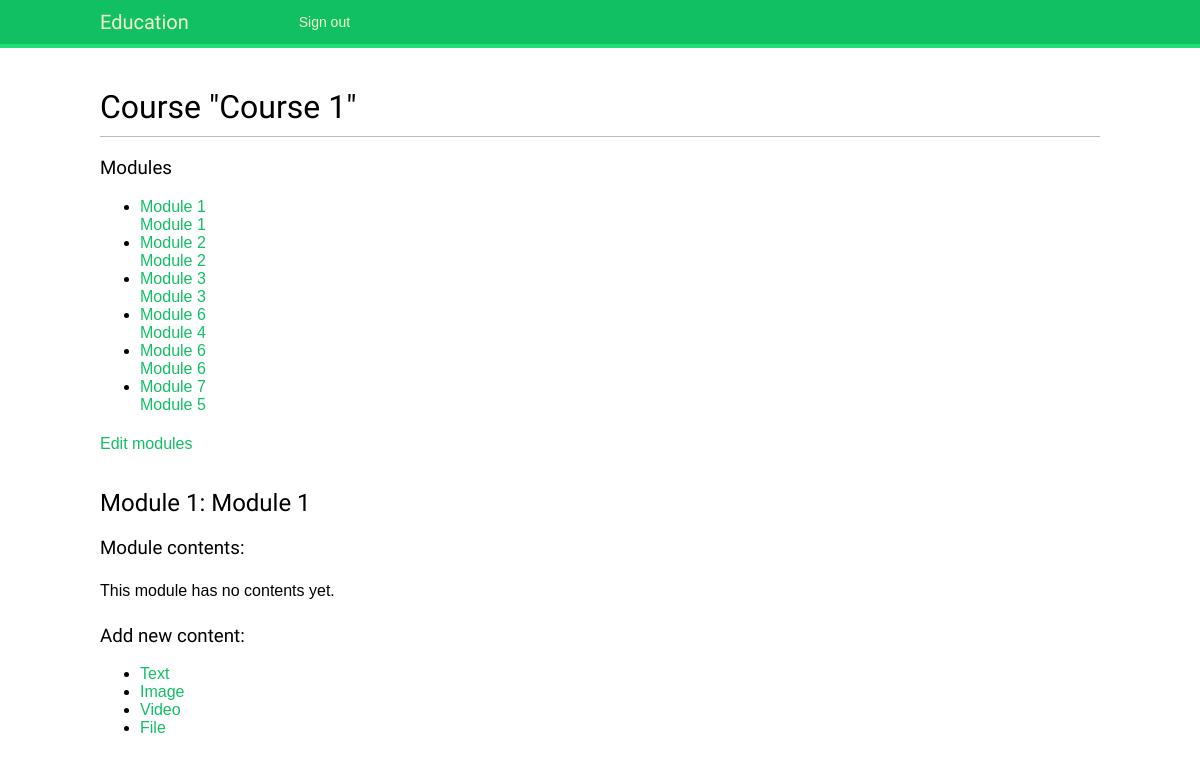
The page /course/module/1/ (signed in) on the database its author committed.
### courses/models.py (models this page shows, shortened)
class Course(models.Model):
    owner = models.ForeignKey(User,related_name='courses_created',on_delete=models.CASCADE)
    subject = models.ForeignKey(Subject,related_name='courses',on_delete=models.CASCADE)
    title = models.CharField(max_length=200)
    slug = models.SlugField(max_length=200, unique=True)
    overview = models.TextField()
    created = models.DateTimeField(auto_now_add=True)
    students = models.ManyToManyField(User,related_name='courses_joined',blank=True)
    class Meta:
        ordering = ['-created']

class Module(models.Model):
    course = models.ForeignKey(Course,related_name='modules',on_delete=models.CASCADE)
    title = models.CharField(max_length=200)
    description = models.TextField(blank=True)
    order = OrderField(blank=True, for_fields=['course'])
    class Meta:
        ordering = ['order']

### courses/views.py (the view)
# urls.py: path('module/<int:module_id>/',views.ModuleContentListView.as_view(),name='module_content_list'),
class ModuleContentListView(TemplateResponseMixin, View):
    template_name = 'courses/manage/module/content_list.html'
    def get(self, request, module_id):
        module = get_object_or_404(Module,id=module_id,course__owner=request.user)
        return self.render_to_response({'module': module})

### courses/templates/courses/manage/module/content_list.html (shortened to what this page needs)
{% extends "base.html" %}
{% load course %}
    {% block content %}
        {% with course=module.course %}
            <h1>Course "{{ course.title }}"</h1>
            <div class="contents">
                <h3>Modules</h3>
                <ul id="modules">
                 {% for m in course.modules.all %}
                    <li data-id="{{ m.id }}" {% if m == module %} class="selected"{% endif %}>
                        <a href="{% url "module_content_list" m.id %}">
                            <span>
                            Module
                            <span class="order">{{ m.order|add:1 }}</span>
                            </span>
                            <br>
                            {{ m.title }}
                        </a>
                    </li>
                    {% empty %}
                    <li>No modules yet.</li>
                    {% endfor %}
                </ul>
                <p><a href="{% url "course_module_update" course.id %}">
                    Edit modules
                    </a>
                </p>
            </div>
        <div class="module">
        <h2>Module {{ module.order|add:1 }}: {{ module.title }}</h2>
        <h3>Module contents:</h3>
        <div id="module-contents">
            {% for content in module.contents.all %}
                <div data-id="{{ content.id }}">
                    {% with item=content.item %}
                    <!-- <p>{{ item }}</p>
                    <a href="#">Edit</a> -->
                    <p>{{ item }} ({{ item|model_name }})</p>
                    <a href="{% url "module_content_update" module.id item|model_name item.id %}">Edit</a>
                    <form action="{% url "module_content_delete" content.id %}" method="post">
                        <input type="submit" value="Delete">
                        {% csrf_token %}
                    </form>
                    {% endwith %}
                </div>
            {% empty %}
            <p>This module has no contents yet.</p>
            {% endfor %}
        </div>
        <h3>Add new content:</h3>
            <ul class="content-types">
                <li><a href="{% url "module_content_create" module.id "text" %}">
                    Text
                    </a>
                </li>
                <li><a href="{% url "module_content_create" module.id "image" %}">
                        Image
                    </a>
                </li>
                <li><a href="{% url "module_content_create" module.id "video" %}">
                        Video
                    </a>
                </li>
                <li><a href="{% url "module_content_create" module.id "file" %}">
                        File
                    </a>
                </li>
            </ul>
        </div>
        {% endwith %}
    {% endblock %}

### courses/static/css/base.css (style rules this page uses)
body { margin:0; padding:0; font-family:helvetica, sans-serif; }
p { line-height: 1.8; }
a { color:#12c064; text-decoration:none; }
h1, h2, h3, h4, h5 , h6 { font-family: 'Muli', sans-serif; font-weight:normal; }
h1 { border-bottom:1px solid #bbb; padding:0 0 10px 0; margin:10px 0 20px 0; }
h2 { margin:30px 0 20px; }

### rows shown on the page
Course: title "Course 1"
Module: order|add "1", title "Module 1"
Module: order|add "2", title "Module 2"
Module: order|add "3", title "Module 3"
Module: order|add "6", title "Module 4"
Module: order|add "6", title "Module 6"
Module: order|add "7", title "Module 5"
